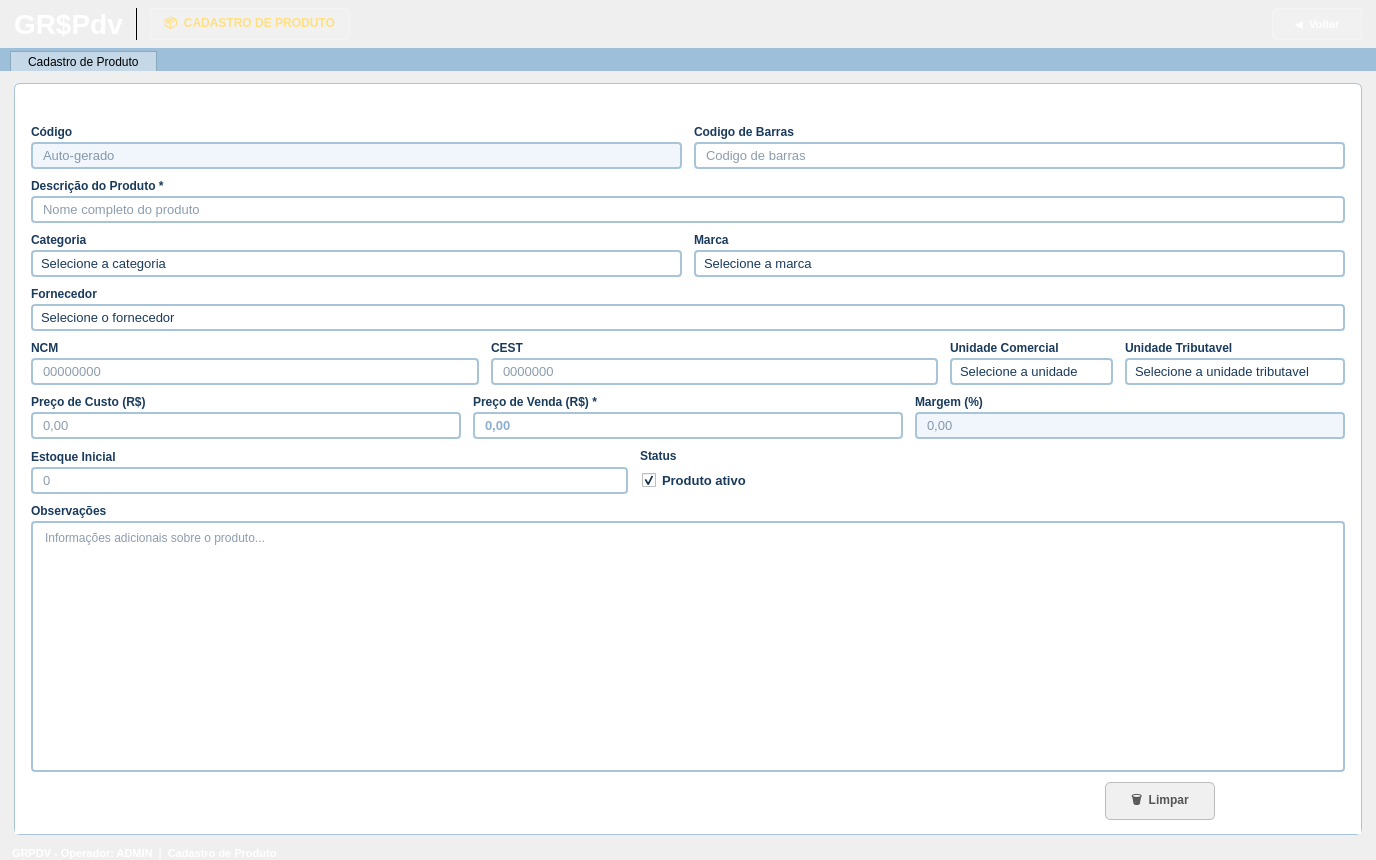
<?xml version="1.0" encoding="UTF-8"?>
<ui version="4.0">
 <class>CadastroProduto</class>
 <widget class="QWidget" name="CadastroProduto">
  <property name="geometry">
   <rect>
    <x>0</x>
    <y>0</y>
    <width>1376</width>
    <height>860</height>
   </rect>
  </property>
  <property name="windowTitle">
   <string>GR$Pdv - Cadastro de Produto</string>
  </property>
  <property name="styleSheet">
   <string notr="true">QWidget { font-family: Arial; }</string>
  </property>
  <layout class="QVBoxLayout" name="mainVLayout">
   <property name="spacing">
    <number>0</number>
   </property>
   <property name="leftMargin">
    <number>0</number>
   </property>
   <property name="topMargin">
    <number>0</number>
   </property>
   <property name="rightMargin">
    <number>0</number>
   </property>
   <property name="bottomMargin">
    <number>0</number>
   </property>
   <item>
    <widget class="QFrame" name="frameHeader">
     <property name="styleSheet">
      <string notr="true">
       QFrame#frameHeader {
        background: qlineargradient(x1:0, y1:0, x2:0, y2:1,
         stop:0 #3585c8, stop:1 #1a5fa0);
       }
      </string>
     </property>
     <layout class="QHBoxLayout" name="headerHLayout">
      <property name="spacing">
       <number>12</number>
      </property>
      <property name="leftMargin">
       <number>14</number>
      </property>
      <property name="topMargin">
       <number>8</number>
      </property>
      <property name="rightMargin">
       <number>14</number>
      </property>
      <property name="bottomMargin">
       <number>8</number>
      </property>
      <item>
       <widget class="QLabel" name="lblLogo">
        <property name="styleSheet">
         <string notr="true">color: white; font-size: 28px; font-weight: bold;</string>
        </property>
        <property name="text">
         <string>GR$Pdv</string>
        </property>
       </widget>
      </item>
      <item>
       <widget class="QFrame" name="frameSepHeader">
        <property name="styleSheet">
         <string notr="true">background-color: rgba(255,255,255,80);</string>
        </property>
        <property name="frameShape">
         <enum>QFrame::VLine</enum>
        </property>
       </widget>
      </item>
      <item>
       <widget class="QLabel" name="lblBadge">
        <property name="styleSheet">
         <string notr="true">
          QLabel {
           background-color: rgba(255,255,255,30);
           color: #ffe080;
           font-size: 12px;
           font-weight: bold;
           border: 1px solid rgba(255,255,255,60);
           border-radius: 4px;
           padding: 3px 10px;
          }
         </string>
        </property>
        <property name="text">
         <string>📦  CADASTRO DE PRODUTO</string>
        </property>
       </widget>
      </item>
      <item>
       <spacer name="headerSpacer">
        <property name="orientation">
         <enum>Qt::Horizontal</enum>
        </property>
        <property name="sizeHint" stdset="0">
         <size>
          <width>40</width>
          <height>10</height>
         </size>
        </property>
       </spacer>
      </item>
      <item>
       <widget class="QPushButton" name="btnVoltar">
        <property name="minimumSize">
         <size>
          <width>90</width>
          <height>32</height>
         </size>
        </property>
        <property name="styleSheet">
         <string notr="true">
          QPushButton {
           background-color: rgba(255,255,255,25);
           color: white;
           font-size: 11px;
           font-weight: bold;
           border: 1px solid rgba(255,255,255,60);
           border-radius: 4px;
           padding: 4px 12px;
          }
          QPushButton:hover  { background-color: rgba(255,255,255,40); }
          QPushButton:pressed{ background-color: rgba(255,255,255,15); }
         </string>
        </property>
        <property name="text">
         <string>◀  Voltar</string>
        </property>
       </widget>
      </item>
     </layout>
    </widget>
   </item>
   <item>
    <widget class="QFrame" name="frameTabBar">
     <property name="styleSheet">
      <string notr="true">QFrame#frameTabBar { background-color: #9dbfda; }</string>
     </property>
     <layout class="QHBoxLayout" name="tabHLayout">
      <property name="leftMargin">
       <number>10</number>
      </property>
      <property name="topMargin">
       <number>3</number>
      </property>
      <property name="rightMargin">
       <number>0</number>
      </property>
      <property name="bottomMargin">
       <number>0</number>
      </property>
      <item>
       <widget class="QLabel" name="lblTabCadProduto">
        <property name="styleSheet">
         <string notr="true">
          QLabel {
           background-color: #c4d8e8;
           border: 1px solid #8aaabb;
           border-bottom: none;
           padding: 1px 14px;
           font-size: 12px;
          }
         </string>
        </property>
        <property name="text">
         <string>Cadastro de Produto</string>
        </property>
       </widget>
      </item>
      <item>
       <spacer name="tabSpacer">
        <property name="orientation">
         <enum>Qt::Horizontal</enum>
        </property>
        <property name="sizeHint" stdset="0">
         <size>
          <width>40</width>
          <height>20</height>
         </size>
        </property>
       </spacer>
      </item>
     </layout>
    </widget>
   </item>
   <item>
    <layout class="QHBoxLayout" name="conteudoHLayout" stretch="2">
     <property name="spacing">
      <number>12</number>
     </property>
     <property name="leftMargin">
      <number>14</number>
     </property>
     <property name="topMargin">
      <number>12</number>
     </property>
     <property name="rightMargin">
      <number>14</number>
     </property>
     <property name="bottomMargin">
      <number>12</number>
     </property>
     <item>
      <widget class="QFrame" name="frameFormulario">
       <property name="styleSheet">
        <string notr="true">
          QFrame#frameFormulario {
           background-color: #ffffff;
           border: 1px solid #a8c4d8;
           border-radius: 6px;
          }
         </string>
       </property>
       <layout class="QVBoxLayout" name="formularioVLayout">
        <property name="spacing">
         <number>0</number>
        </property>
        <property name="leftMargin">
         <number>0</number>
        </property>
        <property name="topMargin">
         <number>0</number>
        </property>
        <property name="rightMargin">
         <number>0</number>
        </property>
        <property name="bottomMargin">
         <number>0</number>
        </property>
        <item>
         <widget class="QLabel" name="lblFormTitle">
          <property name="styleSheet">
           <string notr="true">
             QLabel {
              background: qlineargradient(x1:0, y1:0, x2:0, y2:1,
               stop:0 #3585c8, stop:1 #1a5fa0);
              color: white;
              font-size: 13px;
              font-weight: bold;
              padding: 6px 14px;
              border-top-left-radius: 6px;
              border-top-right-radius: 6px;
             }
            </string>
          </property>
          <property name="text">
           <string>Dados do Produto</string>
          </property>
         </widget>
        </item>
        <item>
         <widget class="QFrame" name="frameCampos">
          <property name="styleSheet">
           <string notr="true">QFrame#frameCampos { background-color: #ffffff; }</string>
          </property>
          <layout class="QVBoxLayout" name="camposVLayout">
           <property name="spacing">
            <number>10</number>
           </property>
           <property name="leftMargin">
            <number>16</number>
           </property>
           <property name="topMargin">
            <number>14</number>
           </property>
           <property name="rightMargin">
            <number>16</number>
           </property>
           <property name="bottomMargin">
            <number>14</number>
           </property>
           <item>
            <layout class="QHBoxLayout" name="row1HLayout">
             <property name="spacing">
              <number>12</number>
             </property>
             <item>
              <layout class="QVBoxLayout" name="colCodigoVLayout">
               <property name="spacing">
                <number>3</number>
               </property>
               <item>
                <widget class="QLabel" name="lblCodigo">
                 <property name="styleSheet">
                  <string notr="true">font-size:12px; font-weight:bold; color:#1a3a5c;</string>
                 </property>
                 <property name="text">
                  <string>Código</string>
                 </property>
                </widget>
               </item>
               <item>
                <widget class="QLineEdit" name="lineEditCodigo">
                 <property name="styleSheet">
                  <string notr="true">
                    QLineEdit {
                     background-color: #f0f6fc;
                     border: 2px solid #a8c4d8;
                     border-radius: 4px;
                     font-size: 13px;
                     color: #1a3a5c;
                     padding: 3px 8px;
                    }
                    QLineEdit:focus { border-color: #3585c8; background-color: #ffffff; }
                   </string>
                 </property>
                 <property name="readOnly">
                  <bool>true</bool>
                 </property>
                 <property name="placeholderText">
                  <string>Auto-gerado</string>
                 </property>
                </widget>
               </item>
              </layout>
             </item>
             <item>
              <layout class="QVBoxLayout" name="colCodigoBarrasVLayout">
               <property name="spacing">
                <number>3</number>
               </property>
               <item>
                <widget class="QLabel" name="lblCodigoBarras">
                 <property name="styleSheet">
                  <string notr="true">font-size:12px; font-weight:bold; color:#1a3a5c;</string>
                 </property>
                 <property name="text">
                  <string>Codigo de Barras</string>
                 </property>
                </widget>
               </item>
               <item>
                <widget class="QLineEdit" name="lineEditCodigoBarras">
                 <property name="styleSheet">
                  <string notr="true">
                    QLineEdit {
                     background-color: #ffffff;
                     border: 2px solid #a8c4d8;
                     border-radius: 4px;
                     font-size: 13px;
                     color: #1a3a5c;
                     padding: 3px 8px;
                    }
                    QLineEdit:focus { border-color: #3585c8; }
                   </string>
                 </property>
                 <property name="placeholderText">
                  <string>Codigo de barras</string>
                 </property>
                </widget>
               </item>
              </layout>
             </item>
            </layout>
           </item>
           <item>
            <layout class="QVBoxLayout" name="colDescVLayout">
             <property name="spacing">
              <number>3</number>
             </property>
             <item>
              <widget class="QLabel" name="lblDescricao">
               <property name="styleSheet">
                <string notr="true">font-size:12px; font-weight:bold; color:#1a3a5c;</string>
               </property>
               <property name="text">
                <string>Descrição do Produto *</string>
               </property>
              </widget>
             </item>
             <item>
              <widget class="QLineEdit" name="lineEditDescricao">
               <property name="styleSheet">
                <string notr="true">
                  QLineEdit {
                   background-color: #ffffff;
                   border: 2px solid #a8c4d8;
                   border-radius: 4px;
                   font-size: 13px;
                   color: #1a3a5c;
                   padding: 3px 8px;
                  }
                  QLineEdit:focus { border-color: #3585c8; }
                 </string>
               </property>
               <property name="placeholderText">
                <string>Nome completo do produto</string>
               </property>
              </widget>
             </item>
            </layout>
           </item>
           <item>
            <layout class="QHBoxLayout" name="row2HLayout">
             <property name="spacing">
              <number>12</number>
             </property>
             <item>
              <layout class="QVBoxLayout" name="colCategoriaVLayout">
               <property name="spacing">
                <number>3</number>
               </property>
               <item>
                <widget class="QLabel" name="lblCategoria">
                 <property name="styleSheet">
                  <string notr="true">font-size:12px; font-weight:bold; color:#1a3a5c;</string>
                 </property>
                 <property name="text">
                  <string>Categoria</string>
                 </property>
                </widget>
               </item>
               <item>
                <widget class="QComboBox" name="comboCategoria">
                 <property name="styleSheet">
                  <string notr="true">
                    QComboBox {
                     background-color: #ffffff;
                     border: 2px solid #a8c4d8;
                     border-radius: 4px;
                     font-size: 13px;
                     color: #1a3a5c;
                     padding: 3px 8px;
                    }
                    QComboBox:focus { border-color: #3585c8; }
                    QComboBox::drop-down {
                     border: none;
                     width: 24px;
                    }
                    QComboBox QAbstractItemView {
                     background-color: #ffffff;
                     border: 1px solid #a8c4d8;
                     selection-background-color: #3585c8;
                     selection-color: white;
                     font-size: 13px;
                    }
                   </string>
                 </property>
                 <item>
                  <property name="text">
                   <string>Selecione a categoria</string>
                  </property>
                 </item>
                </widget>
               </item>
              </layout>
             </item>
             <item>
              <layout class="QVBoxLayout" name="colUnidadeVLayout">
               <property name="spacing">
                <number>3</number>
               </property>
               <item>
                <widget class="QLabel" name="lblUnidade">
                 <property name="styleSheet">
                  <string notr="true">font-size:12px; font-weight:bold; color:#1a3a5c;</string>
                 </property>
                 <property name="text">
                  <string>Marca</string>
                 </property>
                </widget>
               </item>
               <item>
                <widget class="QComboBox" name="comboMarca">
                 <property name="styleSheet">
                  <string notr="true">
                    QComboBox {
                     background-color: #ffffff;
                     border: 2px solid #a8c4d8;
                     border-radius: 4px;
                     font-size: 13px;
                     color: #1a3a5c;
                     padding: 3px 8px;
                    }
                    QComboBox:focus { border-color: #3585c8; }
                    QComboBox::drop-down { border: none; width: 24px; }
                    QComboBox QAbstractItemView {
                     background-color: #ffffff;
                     border: 1px solid #a8c4d8;
                     selection-background-color: #3585c8;
                     selection-color: white;
                     font-size: 13px;
                    }
                   </string>
                 </property>
                 <item>
                  <property name="text">
                   <string>Selecione a marca</string>
                  </property>
                 </item>
                </widget>
               </item>
              </layout>
             </item>
            </layout>
           </item>
           <item>
            <layout class="QVBoxLayout" name="colFornVLayout">
             <property name="spacing">
              <number>3</number>
             </property>
             <item>
              <widget class="QLabel" name="lblD">
               <property name="styleSheet">
                <string notr="true">font-size:12px; font-weight:bold; color:#1a3a5c;</string>
               </property>
               <property name="text">
                <string>Fornecedor</string>
               </property>
              </widget>
             </item>
             <item>
              <widget class="QComboBox" name="comboBox">
               <property name="styleSheet">
                <string notr="true">
                    QComboBox {
                     background-color: #ffffff;
                     border: 2px solid #a8c4d8;
                     border-radius: 4px;
                     font-size: 13px;
                     color: #1a3a5c;
                     padding: 3px 8px;
                    }
                    QComboBox:focus { border-color: #3585c8; }
                    QComboBox::drop-down {
                     border: none;
                     width: 24px;
                    }
                    QComboBox QAbstractItemView {
                     background-color: #ffffff;
                     border: 1px solid #a8c4d8;
                     selection-background-color: #3585c8;
                     selection-color: white;
                     font-size: 13px;
                    }
                   </string>
               </property>
               <item>
                <property name="text">
                 <string>Selecione o fornecedor</string>
                </property>
               </item>
             </widget>
            </item>
           </layout>
          </item>
          <item>
           <layout class="QHBoxLayout" name="rowFiscalHLayout">
            <property name="spacing">
             <number>12</number>
            </property>
            <item>
             <layout class="QVBoxLayout" name="colNcmVLayout">
              <property name="spacing">
               <number>3</number>
              </property>
              <item>
               <widget class="QLabel" name="lblNcm">
                <property name="styleSheet">
                 <string notr="true">font-size:12px; font-weight:bold; color:#1a3a5c;</string>
                </property>
                <property name="text">
                 <string>NCM</string>
                </property>
               </widget>
              </item>
              <item>
               <widget class="QLineEdit" name="lineEditNcm">
                <property name="maxLength">
                 <number>8</number>
                </property>
                <property name="styleSheet">
                 <string notr="true">
                    QLineEdit {
                     background-color: #ffffff;
                     border: 2px solid #a8c4d8;
                     border-radius: 4px;
                     font-size: 13px;
                     color: #1a3a5c;
                     padding: 3px 8px;
                    }
                    QLineEdit:focus { border-color: #3585c8; }
                   </string>
                </property>
                <property name="placeholderText">
                 <string>00000000</string>
                </property>
               </widget>
              </item>
             </layout>
            </item>
            <item>
             <layout class="QVBoxLayout" name="colCestVLayout">
              <property name="spacing">
               <number>3</number>
              </property>
              <item>
               <widget class="QLabel" name="lblCest">
                <property name="styleSheet">
                 <string notr="true">font-size:12px; font-weight:bold; color:#1a3a5c;</string>
                </property>
                <property name="text">
                 <string>CEST</string>
                </property>
               </widget>
              </item>
              <item>
               <widget class="QLineEdit" name="lineEditCest">
                <property name="maxLength">
                 <number>7</number>
                </property>
                <property name="styleSheet">
                 <string notr="true">
                    QLineEdit {
                     background-color: #ffffff;
                     border: 2px solid #a8c4d8;
                     border-radius: 4px;
                     font-size: 13px;
                     color: #1a3a5c;
                     padding: 3px 8px;
                    }
                    QLineEdit:focus { border-color: #3585c8; }
                   </string>
                </property>
                <property name="placeholderText">
                 <string>0000000</string>
                </property>
               </widget>
              </item>
             </layout>
            </item>
            <item>
             <layout class="QVBoxLayout" name="colUnidadeComercialVLayout">
              <property name="spacing">
               <number>3</number>
              </property>
              <item>
               <widget class="QLabel" name="lblUnidadeComercial">
                <property name="styleSheet">
                 <string notr="true">font-size:12px; font-weight:bold; color:#1a3a5c;</string>
                </property>
                <property name="text">
                 <string>Unidade Comercial</string>
                </property>
               </widget>
              </item>
              <item>
               <widget class="QComboBox" name="comboUnidade">
                <property name="styleSheet">
                 <string notr="true">
                    QComboBox {
                     background-color: #ffffff;
                     border: 2px solid #a8c4d8;
                     border-radius: 4px;
                     font-size: 13px;
                     color: #1a3a5c;
                     padding: 3px 8px;
                    }
                    QComboBox:focus { border-color: #3585c8; }
                    QComboBox::drop-down { border: none; width: 24px; }
                    QComboBox QAbstractItemView {
                     background-color: #ffffff;
                     border: 1px solid #a8c4d8;
                     selection-background-color: #3585c8;
                     selection-color: white;
                     font-size: 13px;
                    }
                   </string>
                </property>
                <item>
                 <property name="text">
                  <string>Selecione a unidade</string>
                 </property>
                </item>
               </widget>
              </item>
             </layout>
            </item>
            <item>
             <layout class="QVBoxLayout" name="colUnidadeTribVLayout">
              <property name="spacing">
               <number>3</number>
              </property>
              <item>
               <widget class="QLabel" name="lblUnidadeTributavel">
                <property name="styleSheet">
                 <string notr="true">font-size:12px; font-weight:bold; color:#1a3a5c;</string>
                </property>
                <property name="text">
                 <string>Unidade Tributavel</string>
                </property>
               </widget>
              </item>
              <item>
               <widget class="QComboBox" name="comboUnidadeTributavel">
                <property name="styleSheet">
                 <string notr="true">
                    QComboBox {
                     background-color: #ffffff;
                     border: 2px solid #a8c4d8;
                     border-radius: 4px;
                     font-size: 13px;
                     color: #1a3a5c;
                     padding: 3px 8px;
                    }
                    QComboBox:focus { border-color: #3585c8; }
                    QComboBox::drop-down { border: none; width: 24px; }
                    QComboBox QAbstractItemView {
                     background-color: #ffffff;
                     border: 1px solid #a8c4d8;
                     selection-background-color: #3585c8;
                     selection-color: white;
                     font-size: 13px;
                    }
                   </string>
                </property>
                <item>
                 <property name="text">
                  <string>Selecione a unidade tributavel</string>
                 </property>
                </item>
               </widget>
              </item>
             </layout>
            </item>
           </layout>
          </item>
          <item>
           <layout class="QHBoxLayout" name="row3HLayout">
            <property name="spacing">
             <number>12</number>
            </property>
             <item>
              <layout class="QVBoxLayout" name="colPrecoCustoVLayout">
               <property name="spacing">
                <number>3</number>
               </property>
               <item>
                <widget class="QLabel" name="lblPrecoCusto">
                 <property name="styleSheet">
                  <string notr="true">font-size:12px; font-weight:bold; color:#1a3a5c;</string>
                 </property>
                 <property name="text">
                  <string>Preço de Custo (R$)</string>
                 </property>
                </widget>
               </item>
               <item>
                <widget class="QLineEdit" name="lineEditPrecoCusto">
                 <property name="styleSheet">
                  <string notr="true">
                    QLineEdit {
                     background-color: #ffffff;
                     border: 2px solid #a8c4d8;
                     border-radius: 4px;
                     font-size: 13px;
                     color: #1a3a5c;
                     padding: 3px 8px;
                    }
                    QLineEdit:focus { border-color: #3585c8; }
                   </string>
                 </property>
                 <property name="placeholderText">
                  <string>0,00</string>
                 </property>
                </widget>
               </item>
              </layout>
             </item>
             <item>
              <layout class="QVBoxLayout" name="colPrecoVendaVLayout">
               <property name="spacing">
                <number>3</number>
               </property>
               <item>
                <widget class="QLabel" name="lblPrecoVenda">
                 <property name="styleSheet">
                  <string notr="true">font-size:12px; font-weight:bold; color:#1a3a5c;</string>
                 </property>
                 <property name="text">
                  <string>Preço de Venda (R$) *</string>
                 </property>
                </widget>
               </item>
               <item>
                <widget class="QLineEdit" name="lineEditPrecoVenda">
                 <property name="styleSheet">
                  <string notr="true">
                    QLineEdit {
                     background-color: #ffffff;
                     border: 2px solid #a8c4d8;
                     border-radius: 4px;
                     font-size: 13px;
                     font-weight: bold;
                     color: #1a5fa0;
                     padding: 3px 8px;
                    }
                    QLineEdit:focus { border-color: #3585c8; }
                   </string>
                 </property>
                 <property name="placeholderText">
                  <string>0,00</string>
                 </property>
                </widget>
               </item>
              </layout>
             </item>
             <item>
              <layout class="QVBoxLayout" name="colMargemVLayout">
               <property name="spacing">
                <number>3</number>
               </property>
               <item>
                <widget class="QLabel" name="lblMargem">
                 <property name="styleSheet">
                  <string notr="true">font-size:12px; font-weight:bold; color:#1a3a5c;</string>
                 </property>
                 <property name="text">
                  <string>Margem (%)</string>
                 </property>
                </widget>
               </item>
               <item>
                <widget class="QLineEdit" name="lineEditMargem">
                 <property name="styleSheet">
                  <string notr="true">
                    QLineEdit {
                     background-color: #f0f6fc;
                     border: 2px solid #a8c4d8;
                     border-radius: 4px;
                     font-size: 13px;
                     color: #1a3a5c;
                     padding: 3px 8px;
                    }
                    QLineEdit:focus { border-color: #3585c8; background-color: #ffffff; }
                   </string>
                 </property>
                 <property name="readOnly">
                  <bool>true</bool>
                 </property>
                 <property name="placeholderText">
                  <string>0,00</string>
                 </property>
                </widget>
               </item>
             </layout>
            </item>
           </layout>
          </item>
          <item>
           <layout class="QHBoxLayout" name="rowEstoqueHLayout">
            <property name="spacing">
             <number>12</number>
            </property>
            <item>
             <layout class="QVBoxLayout" name="colEstoqueVLayout">
              <property name="spacing">
               <number>3</number>
              </property>
              <item>
               <widget class="QLabel" name="lblQuantidadeEstoque">
                <property name="styleSheet">
                 <string notr="true">font-size:12px; font-weight:bold; color:#1a3a5c;</string>
                </property>
                <property name="text">
                 <string>Estoque Inicial</string>
                </property>
               </widget>
              </item>
              <item>
               <widget class="QLineEdit" name="lineEditQuantidadeEstoque">
                <property name="styleSheet">
                 <string notr="true">
                    QLineEdit {
                     background-color: #ffffff;
                     border: 2px solid #a8c4d8;
                     border-radius: 4px;
                     font-size: 13px;
                     color: #1a3a5c;
                     padding: 3px 8px;
                    }
                    QLineEdit:focus { border-color: #3585c8; }
                   </string>
                </property>
                <property name="placeholderText">
                 <string>0</string>
                </property>
               </widget>
              </item>
             </layout>
            </item>
            <item>
             <layout class="QVBoxLayout" name="colStatusVLayout">
              <property name="spacing">
               <number>3</number>
              </property>
              <item>
               <widget class="QLabel" name="lblStatusProduto">
                <property name="styleSheet">
                 <string notr="true">font-size:12px; font-weight:bold; color:#1a3a5c;</string>
                </property>
                <property name="text">
                 <string>Status</string>
                </property>
               </widget>
              </item>
              <item>
               <widget class="QCheckBox" name="checkBoxAtivo">
                <property name="styleSheet">
                 <string notr="true">
                    QCheckBox {
                     font-size: 13px;
                     font-weight: bold;
                     color: #1a3a5c;
                     padding: 6px 2px;
                    }
                   </string>
                </property>
                <property name="text">
                 <string>Produto ativo</string>
                </property>
                <property name="checked">
                 <bool>true</bool>
                </property>
               </widget>
              </item>
             </layout>
            </item>
            <item>
             <spacer name="rowEstoqueSpacer">
              <property name="orientation">
               <enum>Qt::Horizontal</enum>
              </property>
              <property name="sizeHint" stdset="0">
               <size>
                <width>40</width>
                <height>20</height>
               </size>
              </property>
             </spacer>
            </item>
           </layout>
          </item>
           <item>
            <layout class="QVBoxLayout" name="colObsVLayout">
             <property name="spacing">
              <number>3</number>
             </property>
             <item>
              <widget class="QLabel" name="lblObservacoes">
               <property name="styleSheet">
                <string notr="true">font-size:12px; font-weight:bold; color:#1a3a5c;</string>
               </property>
               <property name="text">
                <string>Observações</string>
               </property>
              </widget>
             </item>
             <item>
              <widget class="QPlainTextEdit" name="plainTextObservacoes">
               <property name="styleSheet">
                <string notr="true">
                  QPlainTextEdit {
                   background-color: #ffffff;
                   border: 2px solid #a8c4d8;
                   border-radius: 4px;
                   font-size: 12px;
                   color: #1a3a5c;
                   padding: 4px 8px;
                  }
                  QPlainTextEdit:focus { border-color: #3585c8; }
                 </string>
               </property>
               <property name="placeholderText">
                <string>Informações adicionais sobre o produto...</string>
               </property>
              </widget>
             </item>
            </layout>
           </item>
           <item>
            <layout class="QHBoxLayout" name="botoesHLayout">
             <property name="spacing">
              <number>10</number>
             </property>
             <item>
              <spacer name="btnSpacer">
               <property name="orientation">
                <enum>Qt::Horizontal</enum>
               </property>
               <property name="sizeHint" stdset="0">
                <size>
                 <width>40</width>
                 <height>10</height>
                </size>
               </property>
              </spacer>
             </item>
             <item>
              <widget class="QPushButton" name="btnLimpar">
               <property name="minimumSize">
                <size>
                 <width>110</width>
                 <height>38</height>
                </size>
               </property>
               <property name="styleSheet">
                <string notr="true">
                  QPushButton {
                   background-color: #f0f0f0;
                   color: #555555;
                   font-size: 12px;
                   font-weight: bold;
                   border: 1px solid #bbbbbb;
                   border-radius: 5px;
                   padding: 5px 14px;
                  }
                  QPushButton:hover  { background-color: #e0e0e0; }
                  QPushButton:pressed{ background-color: #cccccc; }
                 </string>
               </property>
               <property name="text">
                <string>🗑  Limpar</string>
               </property>
              </widget>
             </item>
             <item>
              <widget class="QPushButton" name="btnSalvar">
               <property name="minimumSize">
                <size>
                 <width>120</width>
                 <height>38</height>
                </size>
               </property>
               <property name="styleSheet">
                <string notr="true">
                  QPushButton {
                   background: qlineargradient(x1:0, y1:0, x2:0, y2:1,
                    stop:0 #3585c8, stop:1 #1a5fa0);
                   color: white;
                   font-size: 12px;
                   font-weight: bold;
                   border: none;
                   border-radius: 5px;
                   padding: 5px 14px;
                  }
                  QPushButton:hover  { background: #2a74b8; }
                  QPushButton:pressed{ background: #1a5fa0; }
                 </string>
               </property>
               <property name="text">
                <string>💾  Salvar</string>
               </property>
               <property name="shortcut">
                <string>Return</string>
               </property>
              </widget>
             </item>
            </layout>
           </item>
          </layout>
         </widget>
        </item>
       </layout>
      </widget>
     </item>
    </layout>
   </item>
   <item>
    <widget class="QFrame" name="frameStatusBar">
     <property name="styleSheet">
      <string notr="true">
       QFrame#frameStatusBar {
        background: qlineargradient(x1:0, y1:0, x2:0, y2:1,
         stop:0 #3585c8, stop:1 #1a5fa0);
       }
      </string>
     </property>
     <layout class="QHBoxLayout" name="statusHLayout">
      <property name="leftMargin">
       <number>12</number>
      </property>
      <property name="topMargin">
       <number>0</number>
      </property>
      <property name="rightMargin">
       <number>12</number>
      </property>
      <property name="bottomMargin">
       <number>0</number>
      </property>
      <item>
       <widget class="QLabel" name="lblStatusBar">
        <property name="styleSheet">
         <string notr="true">color: white; font-size: 11px; font-weight: bold;</string>
        </property>
        <property name="text">
         <string>GRPDV - Operador: ADMIN  |  Cadastro de Produto</string>
        </property>
       </widget>
      </item>
      <item>
       <spacer name="statusSpacer">
        <property name="orientation">
         <enum>Qt::Horizontal</enum>
        </property>
        <property name="sizeHint" stdset="0">
         <size>
          <width>40</width>
          <height>10</height>
         </size>
        </property>
       </spacer>
      </item>
     </layout>
    </widget>
   </item>
  </layout>
 </widget>
 <resources/>
 <connections/>
</ui>
